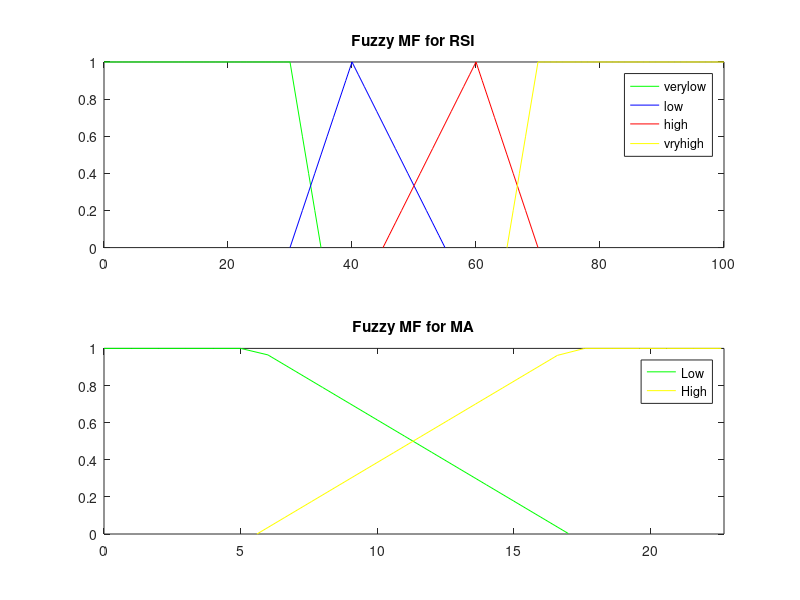

Recreate this plot in MATLAB.
function plot_input
figure(1);
%Fuzzy Membership Function for input variable RSI%
verylow1x=0:1:35;
low1x=30:1:55;
high1x=45:1:70;
veryhigh1x=65:1:100;
verylow1y=trapmf(verylow1x,[-10 0 30 35]);
low1y=trimf(low1x,[30 40 55]);
high1y=trimf(high1x,[45 60 70]);
veryhigh1y=trapmf(veryhigh1x,[65 70 100 110]);
subplot(2,1,1);
plot(verylow1x,verylow1y,'g');
hold on;
plot(low1x,low1y,'b');
hold on;
plot(high1x,high1y,'r');
hold on;
plot(veryhigh1x,veryhigh1y,'y');
hold on;
legend('verylow','low','high','vryhigh');
title('Fuzzy MF for RSI');
xlim('manual')
xlim([0 100]);
ylim([0 1]);


%Fuzzy Membership Function for input variable MA
low1x=0:1:17.03;
low1y=trapmf(low1x,[-5 0 5.6 17.03]);
high1x=5.6:1:22.7;
high1y=trapmf(high1x,[5.6 17.03 22.7 25]);
subplot(2,1,2);
plot(low1x,low1y,'g');
hold on;
plot(high1x,high1y,'y');
hold on;
legend('Low', 'High');
title('Fuzzy MF for MA');
xlim('manual')
xlim([0 22.7]);
ylim([0 1]);
